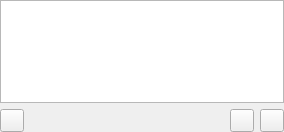
<?xml version="1.0" encoding="UTF-8"?>
<ui version="4.0">
 <class>FolderPage</class>
 <widget class="QWidget" name="FolderPage">
  <property name="geometry">
   <rect>
    <x>0</x>
    <y>0</y>
    <width>284</width>
    <height>132</height>
   </rect>
  </property>
  <property name="windowTitle">
   <string>Form</string>
  </property>
  <layout class="QGridLayout" name="gridLayout">
   <property name="margin">
    <number>0</number>
   </property>
   <item row="0" column="0" colspan="4">
    <widget class="ItemView" name="view"/>
   </item>
   <item row="1" column="0">
    <widget class="QToolButton" name="libraryUpdate"/>
   </item>
   <item row="1" column="1">
    <spacer name="horizontalSpacer_2">
     <property name="orientation">
      <enum>Qt::Horizontal</enum>
     </property>
     <property name="sizeHint" stdset="0">
      <size>
       <width>191</width>
       <height>20</height>
      </size>
     </property>
    </spacer>
   </item>
   <item row="1" column="2">
    <widget class="QToolButton" name="addToPlaylist"/>
   </item>
   <item row="1" column="3">
    <widget class="QToolButton" name="replacePlaylist"/>
   </item>
  </layout>
 </widget>
 <customwidgets>
  <customwidget>
   <class>ItemView</class>
   <extends>QTreeView</extends>
   <header>itemview.h</header>
  </customwidget>
 </customwidgets>
 <resources/>
 <connections/>
</ui>
